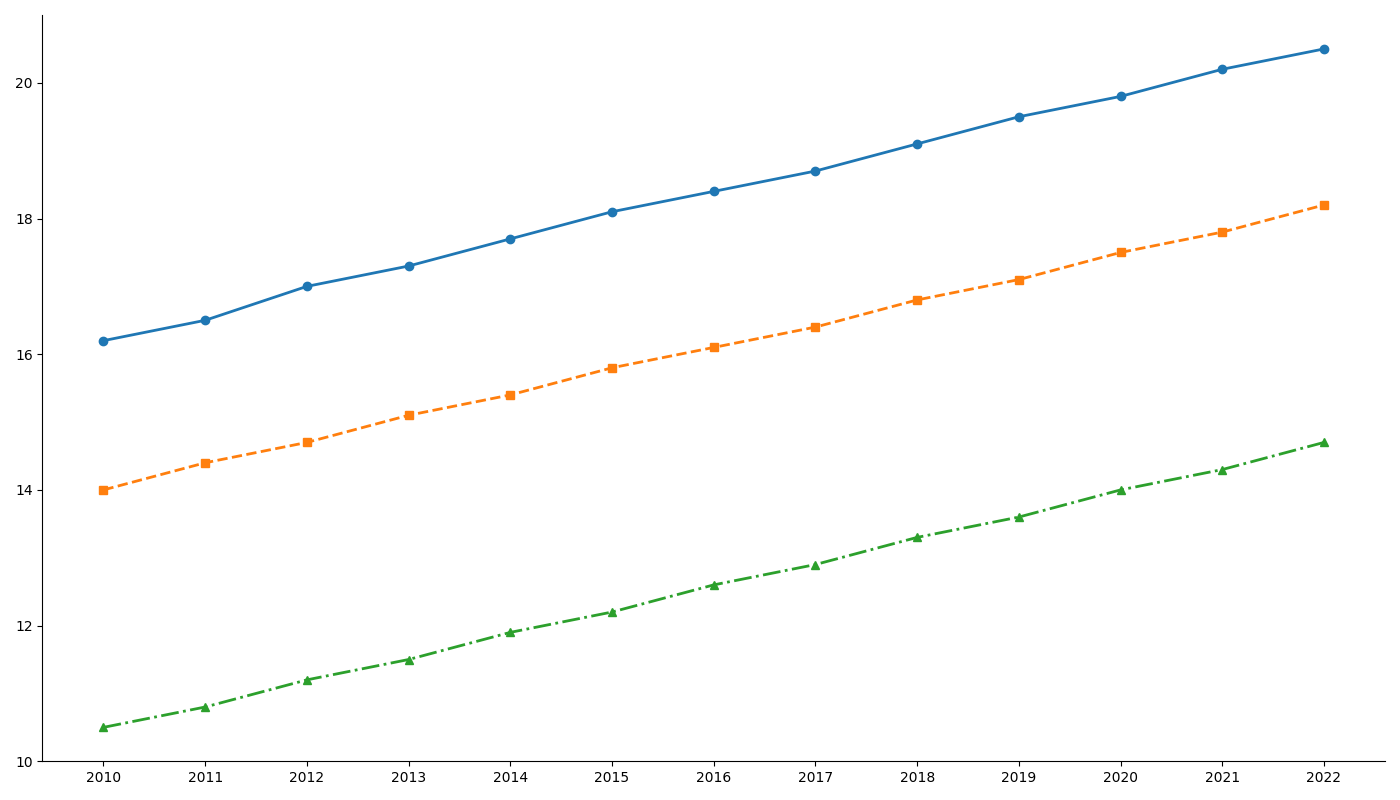

Write Python code to recreate this figure.
import matplotlib.pyplot as plt
import numpy as np

years = np.arange(2010, 2023)

city_A_temps = [16.2, 16.5, 17.0, 17.3, 17.7, 18.1, 18.4, 18.7, 19.1, 19.5, 19.8, 20.2, 20.5]
city_B_temps = [14.0, 14.4, 14.7, 15.1, 15.4, 15.8, 16.1, 16.4, 16.8, 17.1, 17.5, 17.8, 18.2]
city_C_temps = [10.5, 10.8, 11.2, 11.5, 11.9, 12.2, 12.6, 12.9, 13.3, 13.6, 14.0, 14.3, 14.7]

fig, ax = plt.subplots(figsize=(14, 8))

ax.plot(years, city_A_temps, marker='o', linestyle='-', color='#1f77b4', linewidth=2)
ax.plot(years, city_B_temps, marker='s', linestyle='--', color='#ff7f0e', linewidth=2)
ax.plot(years, city_C_temps, marker='^', linestyle='-.', color='#2ca02c', linewidth=2)

ax.set_xticks(years)

# Remove grid lines
# Remove borders
ax.spines['top'].set_visible(False)
ax.spines['right'].set_visible(False)

plt.tight_layout()
plt.show()
